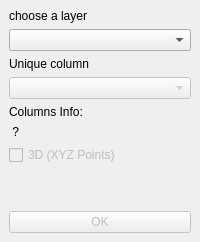
<?xml version="1.0" encoding="UTF-8"?>
<ui version="4.0">
 <class>DockWidget</class>
 <widget class="QDockWidget" name="DockWidget">
  <property name="windowTitle">
   <string>MDS</string>
  </property>
  <widget class="QWidget" name="dockWidgetContents">
   <layout class="QGridLayout" name="gridLayout">
    <item row="0" column="0">
     <layout class="QVBoxLayout" name="verticalLayout">
      <item>
       <widget class="QLabel" name="cblayer_label">
        <property name="text">
         <string>choose a layer</string>
        </property>
       </widget>
      </item>
      <item>
       <widget class="QgsMapLayerComboBox" name="cb_layer"/>
      </item>
      <item>
       <widget class="QLabel" name="cbcolumn_label">
        <property name="text">
         <string>Unique column</string>
        </property>
       </widget>
      </item>
      <item>
       <widget class="QgsFieldComboBox" name="cb_column">
        <property name="enabled">
         <bool>false</bool>
        </property>
       </widget>
      </item>
      <item>
       <widget class="QLabel" name="column_label">
        <property name="text">
         <string>Columns Info:</string>
        </property>
       </widget>
      </item>
      <item>
       <widget class="QLabel" name="text_label">
        <property name="text">
         <string> ? </string>
        </property>
       </widget>
      </item>
      <item>
       <widget class="QCheckBox" name="check3d">
        <property name="enabled">
         <bool>false</bool>
        </property>
        <property name="text">
         <string>3D (XYZ Points)  </string>
        </property>
        <property name="checked">
         <bool>false</bool>
        </property>
       </widget>
      </item>
      <item>
       <spacer name="verticalSpacer">
        <property name="orientation">
         <enum>Qt::Vertical</enum>
        </property>
        <property name="sizeHint" stdset="0">
         <size>
          <width>20</width>
          <height>40</height>
         </size>
        </property>
       </spacer>
      </item>
      <item>
       <widget class="QPushButton" name="accept_button">
        <property name="enabled">
         <bool>false</bool>
        </property>
        <property name="text">
         <string>OK</string>
        </property>
       </widget>
      </item>
     </layout>
    </item>
   </layout>
  </widget>
 </widget>
 <customwidgets>
  <customwidget>
   <class>QgsFieldComboBox</class>
   <extends>QComboBox</extends>
   <header>qgsfieldcombobox.h</header>
  </customwidget>
  <customwidget>
   <class>QgsMapLayerComboBox</class>
   <extends>QComboBox</extends>
   <header>qgsmaplayercombobox.h</header>
  </customwidget>
 </customwidgets>
 <resources/>
 <connections/>
</ui>
